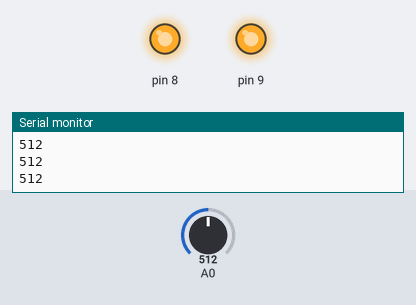
The sketch below on a simulated Arduino Uno, built with avr-gcc and run on an emulated ATmega328P. On the bench: output pins drawn as LEDs (lit = HIGH), the last lines printed to the serial monitor. The test bench sets the inputs (shaded band); at power-on: A0 = 512.

Above: at 1.2 s.
1.3 s: A0 set to 458
2.8 s: A0 set to 441
At 3.9 s:
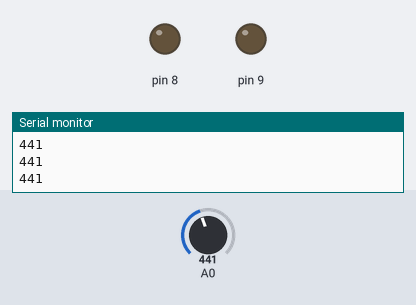
4.3 s: A0 set to 460
At 5.3 s:
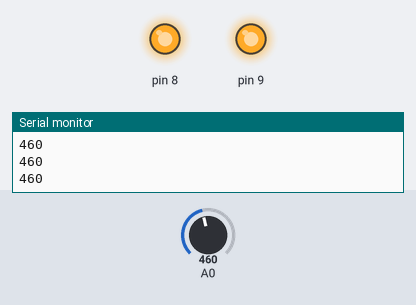
5.9 s: A0 set to 440
At 6.6 s:
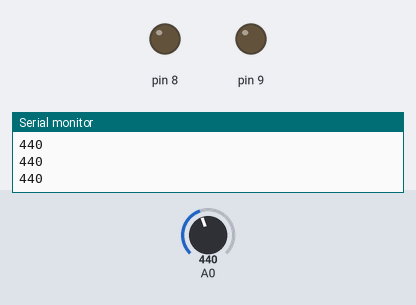
Timing chart, 0 to 8.5 s (numbered marks = the images above; inputs shaded):
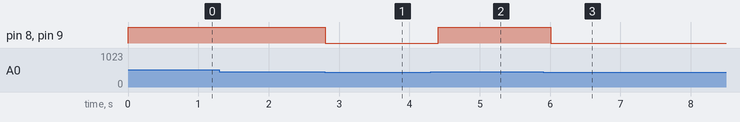

The sketch:

smoke_detector.ino
```cpp
void setup() {
  pinMode(8, OUTPUT);
  pinMode(9, OUTPUT);
  Serial.begin(9600);
}

void loop() {
  int smoke = analogRead(A0);
  Serial.println(smoke);

  if (smoke >= 450) {
    digitalWrite(8, HIGH);
    digitalWrite(9, HIGH);
  } else {
    digitalWrite(8, LOW);
    digitalWrite(9, LOW);
  }

  delay(200);
}
```

Measured:
- the behaviour switches between 450 and 449 on A0 (found by bisection; images 0 and 1)
- after the input at 2.8 s, pin 8, pin 9: HIGH → LOW at once
- after the input at 4.3 s, pin 8, pin 9: LOW → HIGH after 0.11 s
- after the input at 5.9 s, pin 8, pin 9: HIGH → LOW after 0.11 s
